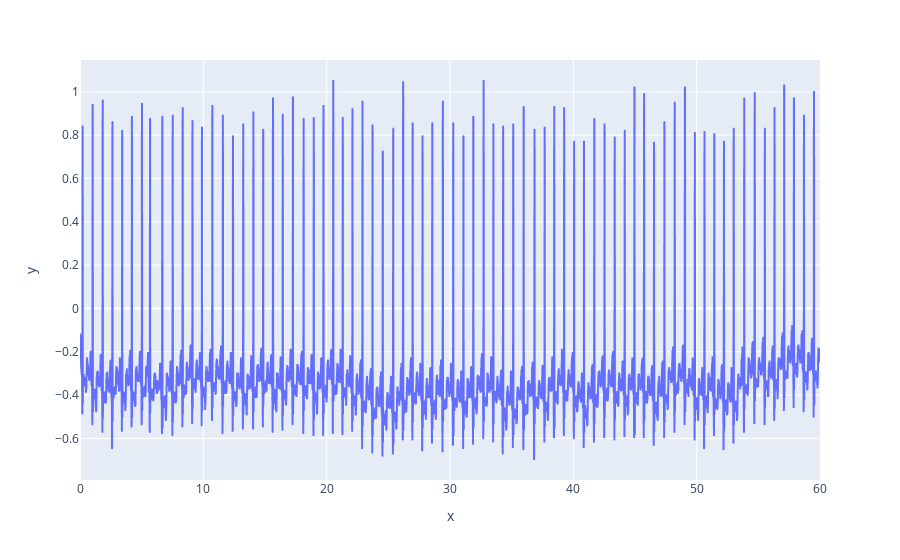

Notebook code for this chart:
### Code cell
px.line(x=x,y=y)

### Figure 1 — Plotly figure (JSON) as saved in the notebook; plotly's stock layout.template omitted (floating-point values rounded to 4 significant figures; data arrays with more than 128 entries replaced by an {"elided": "..."} marker saying what was removed)
{"data": [{"hovertemplate": "x=%{x}<br>y=%{y}<extra></extra>", "legendgroup": "", "line": {"color": "#636efa", "dash": "solid"}, "marker": {"symbol": "circle"}, "mode": "lines", "name": "", "showlegend": false, "type": "scattergl", "x": {"elided": "21600 float values"}, "xaxis": "x", "y": {"elided": "21600 float values"}, "yaxis": "y"}], "layout": {"legend": {"tracegroupgap": 0}, "margin": {"t": 60}, "xaxis": {"anchor": "y", "domain": [0, 1], "title": {"text": "x"}}, "yaxis": {"anchor": "x", "domain": [0, 1], "title": {"text": "y"}}}}
